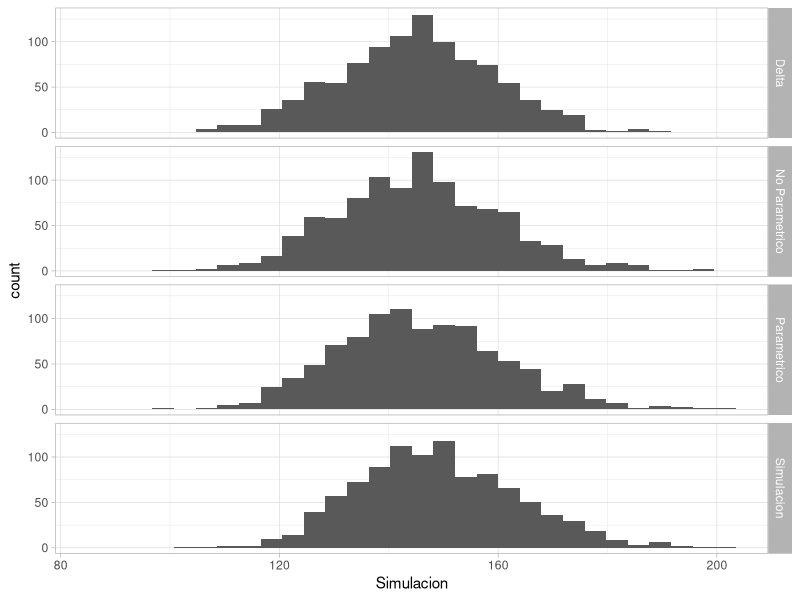

Reproduce this figure in R.
## ---- chunk 1
library(tidyverse)
library(ggplot2)
## ---- chunk 2
mu <- 5
theta <- exp(mu)
muestra <- rnorm(100, mu, 1)
mu_est <- (mean(muestra))
sd_est <- sd(muestra)

se_tetha <-  exp(mu_est)/sqrt(100)
sim_t <- rnorm(1000,exp(mu_est), se_tetha)
se_tetha
## ---- chunk 3
theta+se_tetha*c(qnorm(0.025), qnorm(0.975))
## ---- chunk 4
theta_bootp <- function(){
  m <- rnorm(100, mu_est, sd_est)
  mu_boot <- mean(m)
  sd_boot <- sd(m)
  exp(mu_boot)
}
## ---- chunk 5
sim_bootp <- rerun(1000, theta_bootp()) %>% flatten_dbl()
se_bootp <- sd(sim_bootp)
theta+se_bootp*c(qnorm(0.025), qnorm(0.975))
## ---- chunk 6
theta_bootnp <- function(){
  m <- sample(muestra, 100, replace = TRUE)
  mu_boot <- mean(m)
  sd_boot <- sd(m)
  exp(mu_boot)
}

sim_bootnp <- rerun(1000, theta_bootnp()) %>% flatten_dbl()
se_bootnp <- sd(sim_bootnp)
theta+se_bootnp*c(qnorm(0.025), qnorm(0.975))
## ---- chunk 7
sim <- function(){
  m <- rnorm(100, mu, 1)
  exp(mean(m))
}

simn <- rerun(1000, sim()) %>% flatten_dbl()
## ---- chunk 8
df <- tibble(Simulacion = sim_bootp, Metodo = 'Parametrico') %>% 
  rbind(tibble(Simulacion = sim_bootnp, Metodo = 'No Parametrico')) %>% 
  rbind(tibble(Simulacion = sim_t, Metodo = 'Delta')) %>% 
  rbind(tibble(Simulacion = simn, Metodo = 'Simulacion'))

ggplot(df) +
  geom_histogram(aes(Simulacion)) +
  facet_grid(Metodo~.) +
  theme_light()
